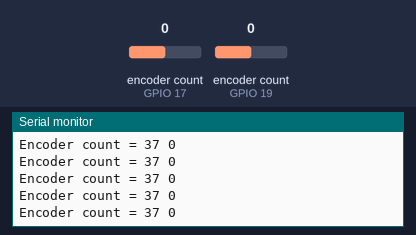
This sketch was run on a simulated ESP32. Parts: the last lines printed to the serial monitor. The test bench sets the inputs (shaded band); at power-on: encoder count (sensors on GPIO 17, GPIO 19) 0.

Above: at 1.2 s.
1.3 s: encoder count (sensor on GPIO 17) set to 1
At 1.31 s:
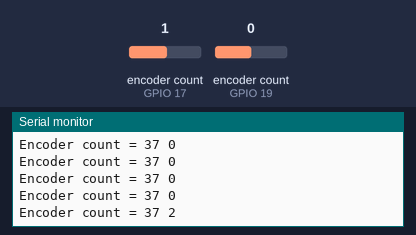
2.8 s: encoder count (sensor on GPIO 19) set to 1
At 2.82 s:
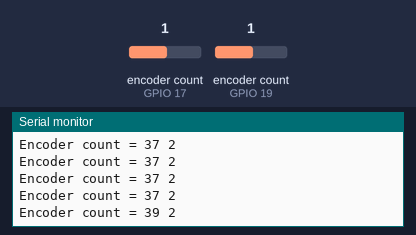
5.8 s: encoder count (sensor on GPIO 17) set to 2
At 5.83 s:
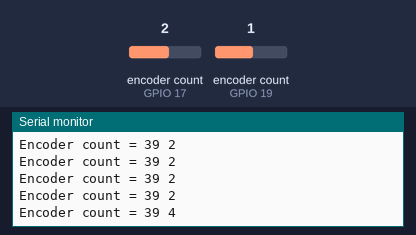
7.3 s: encoder count (sensor on GPIO 19) set to 2
At 7.34 s:
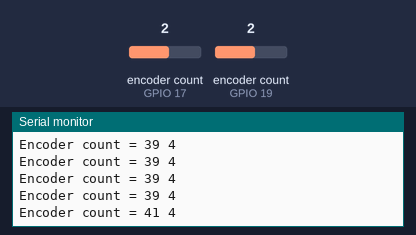
Timing chart, 0 to 10.3 s (numbered marks = the images above; inputs shaded):
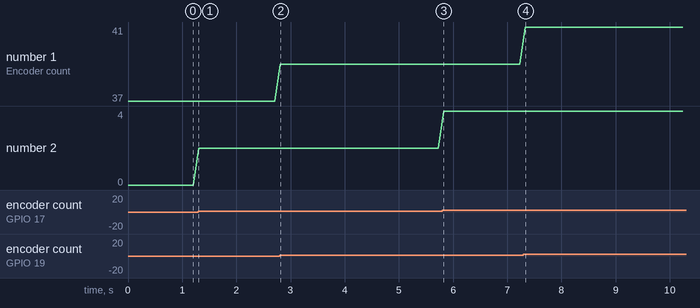

Measured:
- after the input at 1.3 s, the serial monitor: prints a new line at once (image 1)
- after the input at 2.8 s, the serial monitor: prints a new line at once (image 2)
- after the input at 5.8 s, the serial monitor: prints a new line at once (image 3)
- after the input at 7.3 s, the serial monitor: prints a new line at once (image 4)
- plotted number 1: 37 → 39 after the input at 2.8 s, 39 → 41 after the input at 7.3 s
- plotted number 2: 0 → 2 after the input at 1.3 s, 2 → 4 after the input at 5.8 s

The sketch:

Encoder.ino
```cpp
#include <ESP32Encoder.h>

ESP32Encoder encoder;
ESP32Encoder encoder2;

// timer and flag for example, not needed for encoders
unsigned long encoder2lastToggled;
bool encoder2Paused = false;

void setup(){

	Serial.begin(115200);
	// Enable the weak pull down resistors

	//ESP32Encoder::useInternalWeakPullResistors = puType::down;
	// Enable the weak pull up resistors
	ESP32Encoder::useInternalWeakPullResistors = puType::up;

	// use pin 19 and 18 for the first encoder
	encoder.attachHalfQuad(19, 18);
	// use pin 17 and 16 for the second encoder
	encoder2.attachHalfQuad(17, 16);

	// set starting count value after attaching
	encoder.setCount(37);

	// clear the encoder's raw count and set the tracked count to zero
	encoder2.clearCount();
	Serial.println("Encoder Start = " + String((int32_t)encoder.getCount()));
	// set the lastToggle
	encoder2lastToggled = millis();
}

void loop(){
	// Loop and read the count
	Serial.println("Encoder count = " + String((int32_t)encoder.getCount()) + " " + String((int32_t)encoder2.getCount()));
	delay(100);

	// every 5 seconds toggle encoder 2
	if (millis() - encoder2lastToggled >= 5000) {
		if(encoder2Paused) {
			Serial.println("Resuming Encoder 2");
			encoder2.resumeCount();
		} else {
			Serial.println("Paused Encoder 2");
			encoder2.pauseCount();
		}

		encoder2Paused = !encoder2Paused;
		encoder2lastToggled = millis();
	}
}
```
